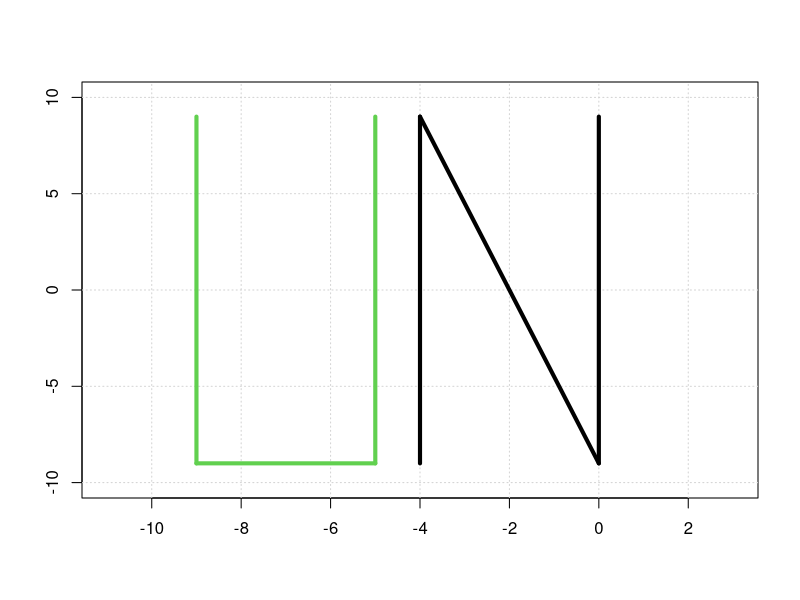
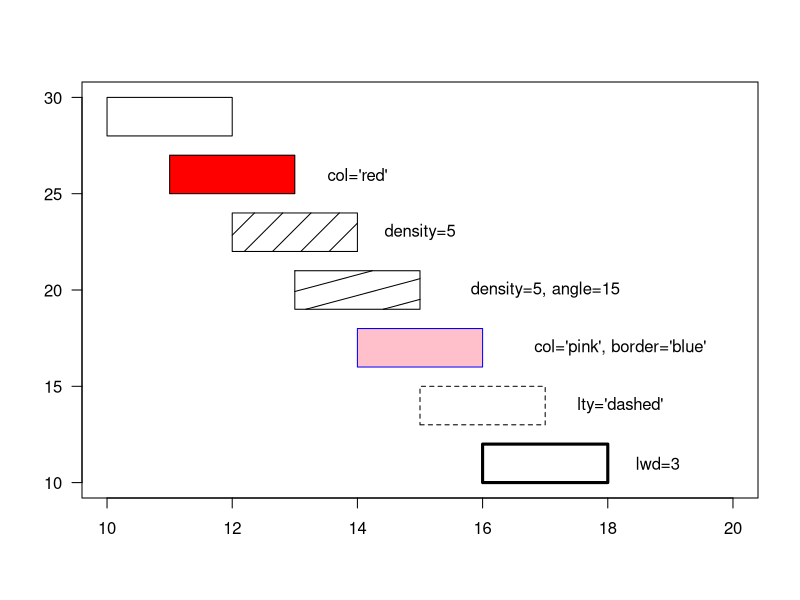
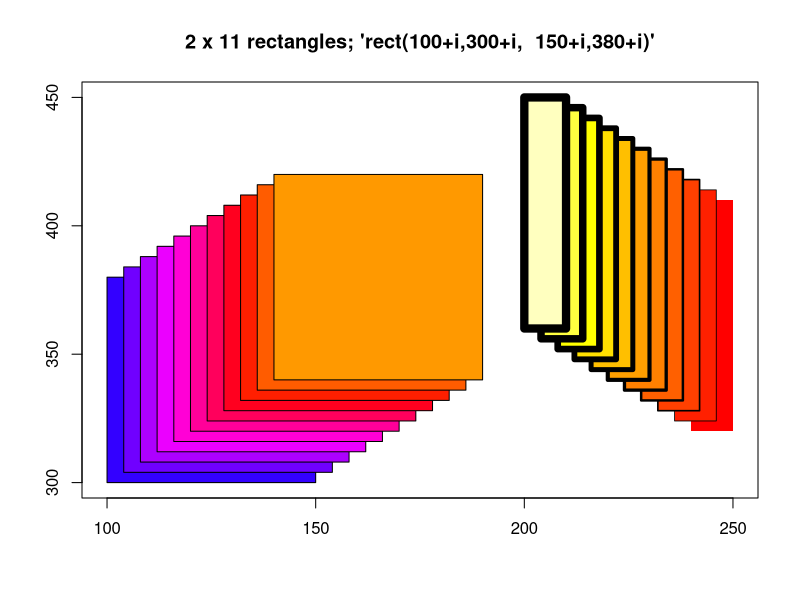
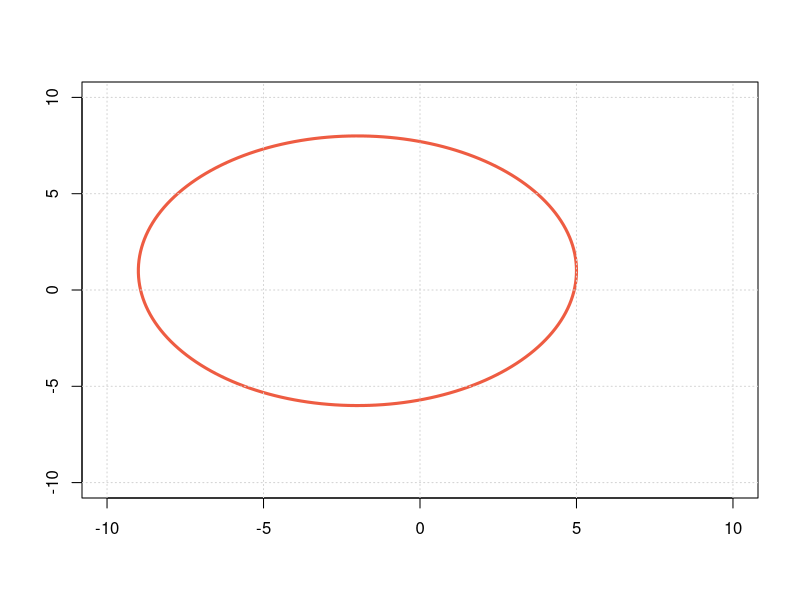
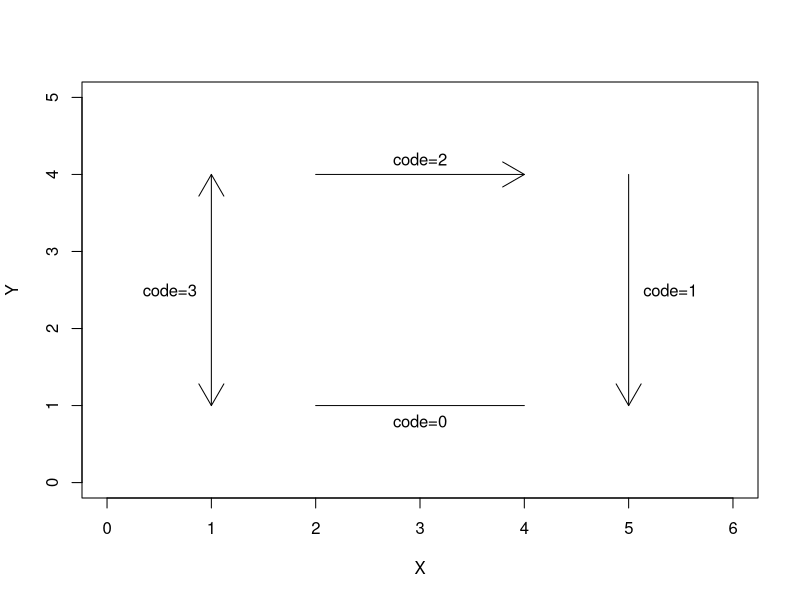
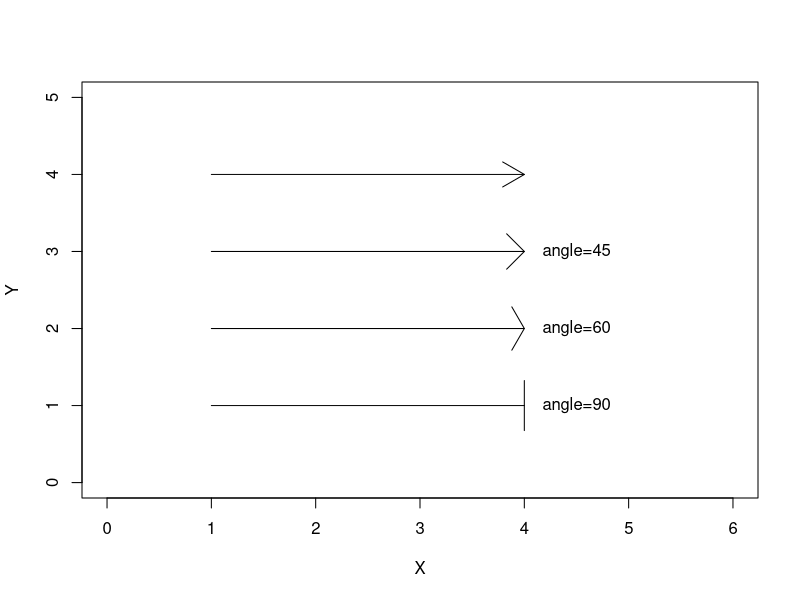
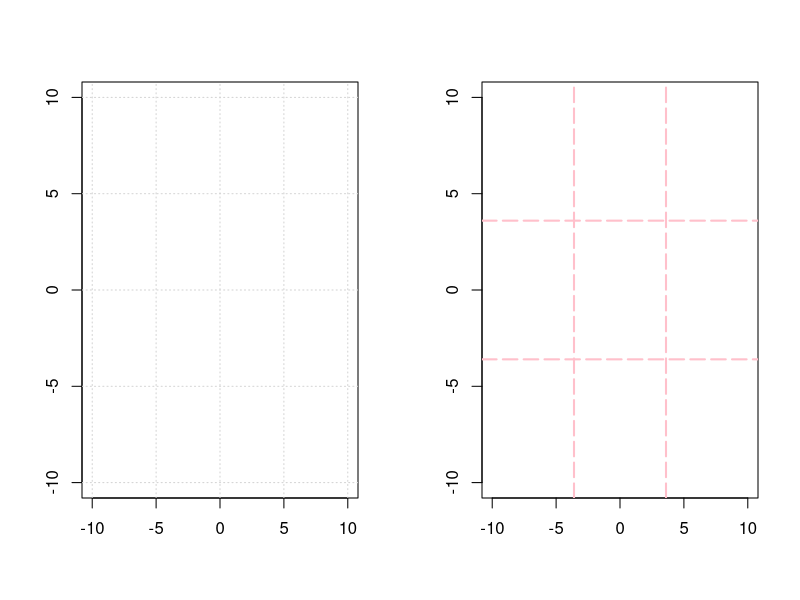
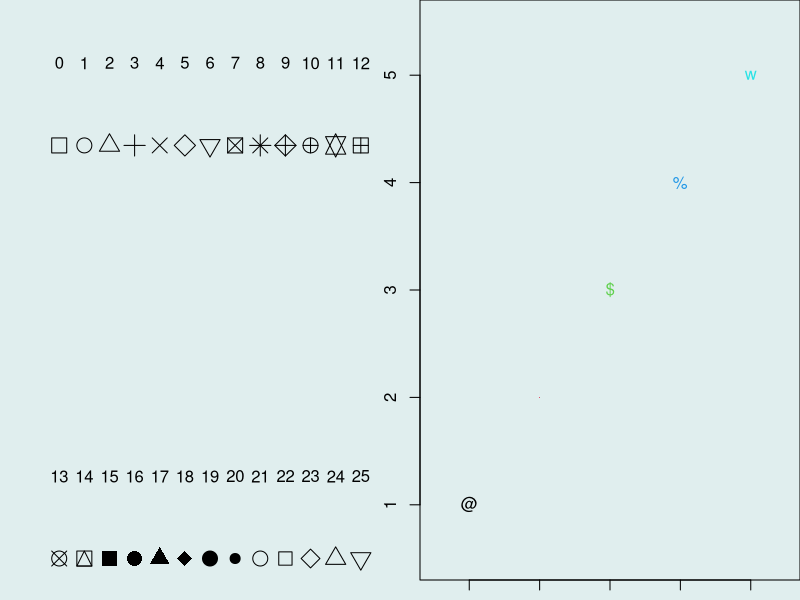

Generate these figures, in order, with R:
## ---- chunk 1
plot(c(-11, 3), c(-10, 10), type="n", xlab="", ylab="")
grid()

segments(-9, 9, -9, -9, lwd=4, col=3)
segments(-9, -9, -5, -9, lwd=4, col=3)
segments(-5, -9, -5, 9, lwd=4, col=3)

segments(-4, -9, -4, 9, lwd=4)
segments(-4, 9, 0, -9, lwd=4)
segments(0, -9, 0, 9, lwd=4)
## ---- chunk 2
plot(NA, xlim=c(10, 20), ylim=c(10, 30), las=1, xlab='', ylab='')
rect(10, 28, 12, 30)
rect(11, 25, 13, 27, col='red')
rect(12, 22, 14, 24, density=5)
rect(13, 19, 15, 21, density=5, angle=15)
rect(14, 16, 16, 18, col='pink', border='blue')
rect(15, 13, 17, 15, lty='dashed')
rect(16, 10, 18, 12, lwd=3)

text(14, 26, "col='red'")
text(15, 23, "density=5")
text(17, 20, "density=5, angle=15")
text(18.2, 17, "col='pink', border='blue'")
text(18.2, 14, "lty='dashed'")
text(18.8, 11, "lwd=3")
## ---- chunk 3
## set up the plot region:
plot(c(100, 250), c(300, 450), type = "n", xlab = "", ylab = "",
     main = "2 x 11 rectangles; 'rect(100+i,300+i,  150+i,380+i)'")
i <- 4*(0:10)
## draw rectangles with bottom left (100, 300)+i
## and top right (150, 380)+i
rect(100+i, 300+i, 150+i, 380+i, col = rainbow(11, start = 0.7, end = 0.1))
rect(240-i, 320+i, 250-i, 410+i, col = heat.colors(11), lwd = i/5)
## ---- chunk 4
rad     <- 7   # Valor del radio
xcenter <- -2  # Coordenada en x del centro
ycenter <- 1   # Coordenada en y del centro

plot(c(-10, 10), c(-10, 10), type="n", xlab="", ylab="")
theta <- seq(0, 2 * pi, length = 200)
lines(x=rad * cos(theta) + xcenter, y=rad * sin(theta) + ycenter,
      lwd=3, col='tomato2')
grid()  # Para incluir una cuadrícula de guía
## ---- chunk 5
plot(NA, xlab='X', ylab='Y',      # Para crear un gráfico vacío
     xlim=c(0, 6), ylim=c(0, 5))
arrows(x0=2, y0=1, x1=4, y1=1, code=0)
arrows(x0=5, y0=1, x1=5, y1=4, code=1)
arrows(x0=2, y0=4, x1=4, y1=4, code=2)
arrows(x0=1, y0=1, x1=1, y1=4, code=3)
text(3, 0.8, 'code=0')
text(5.4, 2.5, 'code=1')
text(3, 4.2, 'code=2')
text(0.6, 2.5, 'code=3')
## ---- chunk 6
plot(NA, xlab='X', ylab='Y',      # Para crear un gráfico vacío
     xlim=c(0, 6), ylim=c(0, 5))

arrows(x0=1, y0=4, x1=4, y1=4)
arrows(x0=1, y0=3, x1=4, y1=3, angle=45)
arrows(x0=1, y0=2, x1=4, y1=2, angle=60)
arrows(x0=1, y0=1, x1=4, y1=1, angle=90)
text(4.5, 3, 'angle=45')
text(4.5, 2, 'angle=60')
text(4.5, 1, 'angle=90')
## ---- chunk 7
par(mfrow=c(1, 2))
plot(c(-10, 10), c(-10, 10), type="n", xlab="", ylab="")
grid()

plot(c(-10, 10), c(-10, 10), type="n", xlab="", ylab="")
grid(nx=3, ny=3, col="pink", lwd=2, lty="longdash")
## ---- chunk 8
par(bg='azure2', mar=c(1, 1, 0, 0))
plot(c(0, 14), c(4, 5.3), type="n", axes=F, 
     xlab="", ylab="")
points(x=1:13, y=rep(5, 13), pch=0:12, cex=2)
text(x=1:13,   y=rep(5.2, 13), labels=0:12)

points(x=1:13, y=rep(4, 13), pch=13:25, cex=2)
text(x=1:13,   y=rep(4.2, 13), labels=13:25)
## ---- chunk 9
plot(c(0.5, 5.5), c(0.5, 5.5), xlab="", ylab="", type='n')
points(x=1:5, y=1:5,
       pch=c('@', '.', '$', '%', 'w'),
       col=1:5)
